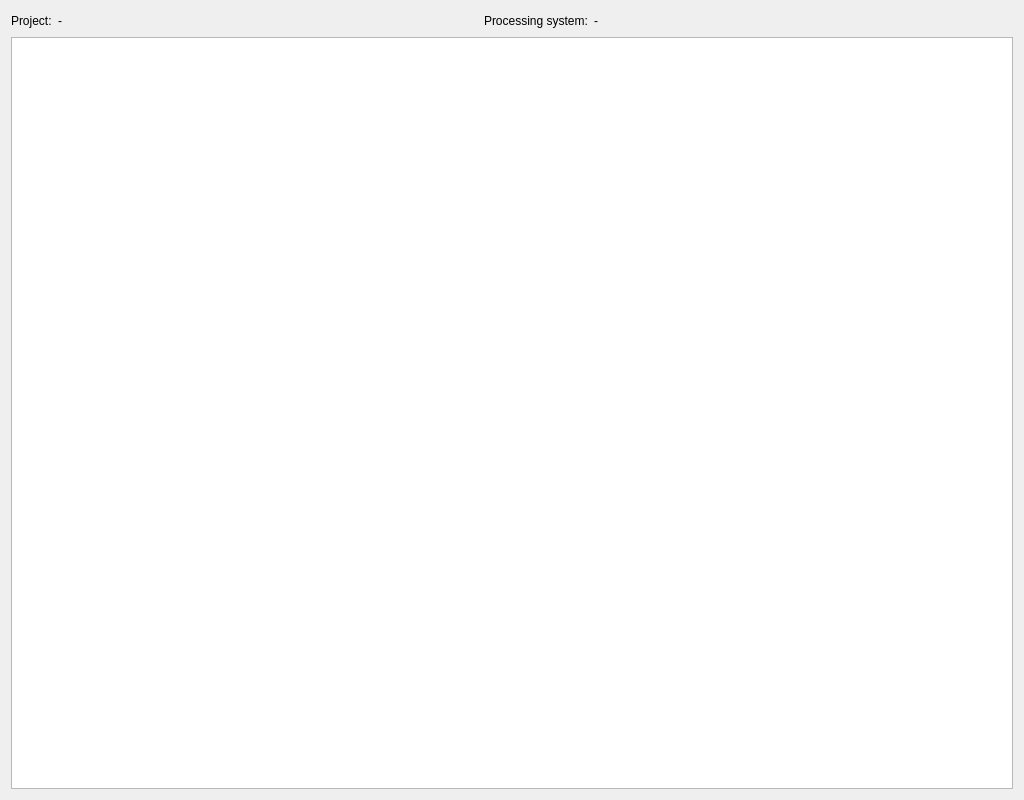
<?xml version="1.0" encoding="UTF-8"?>
<ui version="4.0">
 <class>CohortExpressionDataWidget</class>
 <widget class="QWidget" name="CohortExpressionDataWidget">
  <property name="geometry">
   <rect>
    <x>0</x>
    <y>0</y>
    <width>1024</width>
    <height>800</height>
   </rect>
  </property>
  <property name="sizePolicy">
   <sizepolicy hsizetype="Preferred" vsizetype="Preferred">
    <horstretch>0</horstretch>
    <verstretch>0</verstretch>
   </sizepolicy>
  </property>
  <property name="minimumSize">
   <size>
    <width>800</width>
    <height>600</height>
   </size>
  </property>
  <property name="baseSize">
   <size>
    <width>0</width>
    <height>0</height>
   </size>
  </property>
  <property name="windowTitle">
   <string>Form</string>
  </property>
  <layout class="QVBoxLayout" name="verticalLayout">
   <item>
    <layout class="QHBoxLayout" name="horizontalLayout">
     <item>
      <widget class="QLabel" name="label_4">
       <property name="text">
        <string>Project:</string>
       </property>
      </widget>
     </item>
     <item>
      <widget class="QLabel" name="l_project_name">
       <property name="text">
        <string>-</string>
       </property>
      </widget>
     </item>
     <item>
      <spacer name="horizontalSpacer">
       <property name="orientation">
        <enum>Qt::Horizontal</enum>
       </property>
       <property name="sizeHint" stdset="0">
        <size>
         <width>40</width>
         <height>20</height>
        </size>
       </property>
      </spacer>
     </item>
     <item>
      <widget class="QLabel" name="label_2">
       <property name="text">
        <string>Processing system:</string>
       </property>
      </widget>
     </item>
     <item>
      <widget class="QLabel" name="l_processing_system_name">
       <property name="text">
        <string>-</string>
       </property>
      </widget>
     </item>
     <item>
      <spacer name="horizontalSpacer_2">
       <property name="orientation">
        <enum>Qt::Horizontal</enum>
       </property>
       <property name="sizeHint" stdset="0">
        <size>
         <width>40</width>
         <height>20</height>
        </size>
       </property>
      </spacer>
     </item>
    </layout>
   </item>
   <item>
    <widget class="QTableWidget" name="tw_cohort_data"/>
   </item>
  </layout>
 </widget>
 <resources/>
 <connections/>
</ui>
